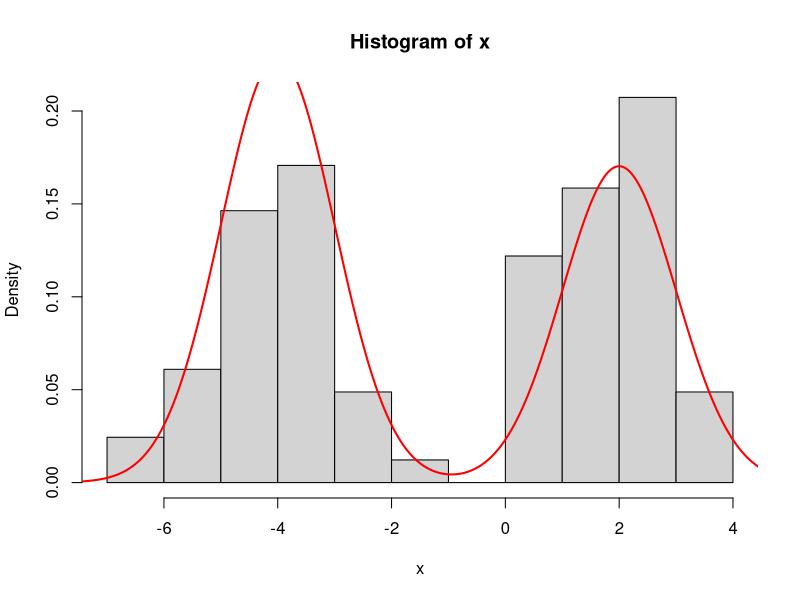

The R source for this figure:
################
#---PACKAGES---#
################
require(compiler)

############
#---DATA---#
############
# data generated from a mixture of two normals 0.5 * N(-4,1) + 0.5 * N(2,1) 
x <- c(3.2021219417081, 2.65741884298405, 0.780137036066781, 3.64724723765017, 
       2.81041331245526, -4.62984071052694, -3.14281370657829, -3.12319766617262, 
       0.908978440112633, 2.51957106216094, 1.6829613082298, -3.87567468005131, 
       0.945705446404869, 0.495428223641111, -3.70222557688605, 3.68414040371748, 
       1.71340601895164, 1.14251338854263, -4.67625135117806, -4.36161079110522, 
       2.5622235140633, 2.06378756223698, -6.05965795191174, 2.03357186159356, 
       1.85332992519105, -2.90292806264, -2.3872030054047, 2.97532564926973, 
       1.36038670563403, 2.03484398255987, -2.90544404614717, 1.94541101948915, 
       1.89877326620243, -4.58947787551057, -5.23332969425005, 1.35028279895402, 
       -5.7057364084379, -4.19795250440479, 0.169765958342949, -4.41040237770636, 
       3.23366242337812, 2.7355634096666, -3.79124850215067, 1.81625386149323, 
       1.1244817398166, -5.351603849814, -4.28238069609014, 2.81686670597407, 
       -3.41167847159064, 2.2695834486729, -4.33355486366414, -4.07156878219267, 
       0.66540681953474, 1.54438714296735, -6.69483940993138, -3.33693275965261, 
       -1.79182385472336, 2.57088565077193, 1.36080493186315, 2.47510953571402, 
       2.21485345997249, -3.14067593928145, -5.09841477435681, 0.995868098296324, 
       0.780575051090966, -4.78524027264247, -5.00218879969458, -3.31819478384048, 
       -3.22225921308094, 2.90755400556924, -4.5340589955408, -3.17250220599487, 
       1.3692421554455, 0.471461424865359, 2.21459894893125, -2.10032867323119, 
       -3.94392608719873, -3.96057630155318, -3.71448565584273, 0.730529435675807, 
       2.20540388616452, -4.56182609476879)

##################
#---LIKELIHOOD---#
##################
loglikelihood <- function(mu, z, P, data) {
  # mu - vector with K unique mean values
  # z - vector with N cluster assignments
  # data - vector with N data points
  # P - std dev (fixed)
  logL = 0;
  for(i in 1 : length(data)) {
    xi = data[i]
    mui = mu[z[i]]
    logL = logL + dnorm(x = xi, mean = mui, sd = P, log = TRUE )
  }
  
  return(logL )
}#END: loglikelihood

loglikelihood <- cmpfun(loglikelihood)

#############
#---PRIOR---#
#############
prior <- function(z, K, N, alpha) {
  # prior for cluster assignments
  # @return: loglikelyhood of an assignmnent z
  counts = matrix(NA, ncol = K, dimnames = list(NULL, c(1 : K) ) )
  theTable <- table(z)
  
  for(i in 1 : K) {
    colname <-  colnames(counts)[i]
    value <- theTable[which(names(theTable) == colname)]
    value <- ifelse(is.numeric(value), value, 0)
    counts[, i] <- ifelse(is.na(value), 0, value)
  }#END: i loop
  
  loglike = K * log(alpha)
  for(i in 1 : K) {
    
    eta = counts[i]
    if(eta > 0) {
      loglike = loglike + lfactorial(eta - 1)
    }# END: eta check
    
  }# END: i loop
  
  for(i in 1 : N) {
    loglike = loglike - log(alpha + i - 1)
  }
  
  return(loglike)
}#END: prior

prior <- cmpfun(prior)

# prior(z = c(1, 2, 3), K = 3, N = 3, alpha = 1.0 )
# -log(6)

################
#---PROPOSAL---#
################
proposal <- function(z, K, N) {
  # random walk (symmetric) proposal
  index = sample( c(1 : N), 1)
  value = sample( c(1 : K), 1 )
  
  r.cand = z
  r.cand[index] = value
  
  d.cand = 1
  d.curr = 1
  
  return(list(r.cand = r.cand, d.cand = d.cand, d.curr = d.curr))
}# END: proposal

proposal <- function(z, K, N, alpha) {
  # gibbs proposal (algorithm 2 from Neal 2000)
  # TODO: likelihood
  r.cand = z
  for(index in 1 : N) {
    
    occupancy = matrix(NA, ncol = K, dimnames = list(NULL, c(1 : K) ) )
    zi = r.cand[ - index]
    theTable = table(zi)
    
    for(i in 1 : K) {
      colname <-  colnames(occupancy)[i]
      value <- theTable[which(names(theTable) == colname)]
      value <- ifelse(is.numeric(value), value, 0)
      occupancy[, i] <- ifelse(is.na(value), 0, value)
    }#END: i loop
    
    probs = matrix(NA, ncol = K, dimnames = list(NULL, c(1 : K) ) )
    for(i in 1 : K) {
      
      if(occupancy[i] == 0) {# draw new
        
        probs[i] = ( (alpha) / (N - 1 + alpha) )
        
      } else {# draw existing
        
        probs[i] = ( (occupancy[i]) / (N - 1 + alpha) )
        
      }#END: occupation check
      
    }#END: i loop
    
    value = sample(c(1 : K), size = 1, prob = probs)
    r.cand[index] = value
  }#END: index loop
  
  d.cand = 1
  d.curr = 1
  
  return(list(r.cand = r.cand, d.cand = d.cand, d.curr = d.curr))
}#END: proposal

proposal <- cmpfun(proposal)

###############
#---SAMPLER---#
###############
metropolisHastings <- function(loglikelihood, prior, proposal, data, startvalue, mu, alpha, P, Nsim) {
  
  N <- length(startvalue)
  K <- length(mu)
  
  chain = array(dim = c(Nsim, N))
  chain[1, ] = startvalue
  for (i in 1 : (Nsim - 1)) {
    
    candidate = proposal(z = chain[i, ], K, N, alpha)
    
    r.candidate = candidate$r.cand
    d.candidate = candidate$d.cand
    d.curr = candidate$d.curr
    
    probab = exp(
      (loglikelihood(mu = mu, z = r.candidate, P = P, data) + prior(r.candidate, K, N, alpha) + log(d.candidate)) -
        (loglikelihood(mu = mu, z = chain[i, ], P = P, data) + prior(chain[i, ], K, N, alpha) + log(d.curr))
    )
    
    if (runif(1) < probab) {
      chain[i + 1, ] = r.candidate
    } else {
      chain[i + 1, ] = chain[i, ]
    }#END: accept check
    
  }#END: iterations loop
  
  return(chain)
}#END: metropolisHastings

metropolisHastings <- cmpfun(metropolisHastings)

############
#---MCMC---#
############
Nsim  <- 10^3
N     <- length(x)
P     <- 1
alpha <- 0.01
z     <- rep(1, N)
mu    <- c(-4, 2)

chain = metropolisHastings(loglikelihood, prior, proposal, data = x, startvalue = z, mu, alpha, P, Nsim)

z = chain[dim(chain)[1], ]

probs = rep(NA, length(mu))
for(i in 1 : length(probs)) {
  probs[i] = sum(z == i) / N
}

grid = seq(min(x) - 1, max(x) + 1, length = 500)
dens = rep(NA, length = length(grid))

for(i in 1 : length(grid)) {
  dens[i] = sum(probs * dnorm(grid[i], mu, P))
}

hist(x, freq = FALSE)
lines(grid, dens, col = 'red', lwd = 2)
